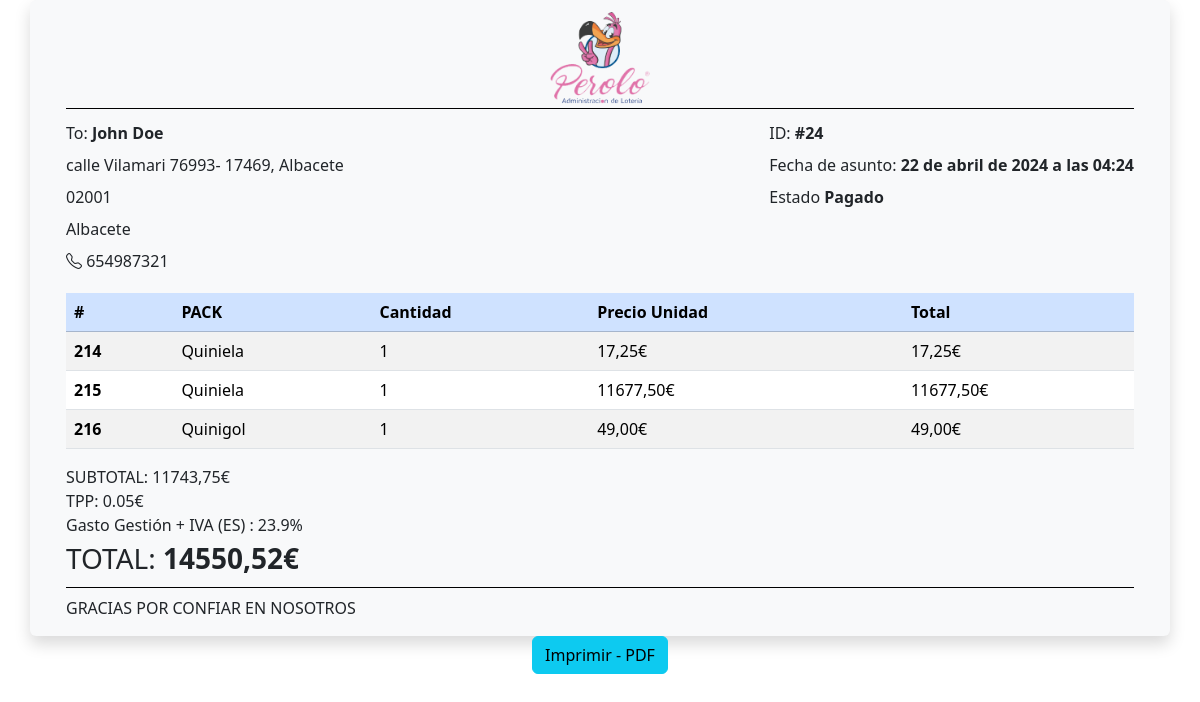
Page /loteriasperolo/ClienteFactura/24/ (signed in) on the committed database.
### apps/Global/models.py (models this page shows, shortened)
class LotteryAdministration(models.Model):
    nombreAdministración = models.OneToOneField(UsuarioAdminstracion, on_delete=models.CASCADE, primary_key=True)
    logo = models.ImageField(upload_to=user_directory_path,default='LotoFinder/static/imgs/logo.png', blank=True)
    imagen_cabecera = models.ImageField(upload_to=user_directory_path, null=True, blank=True)
    color_primario = models.CharField(max_length=7, default='#ffffff', null=False)
    color_footer = models.CharField(max_length=7, default='#000000', null=False)
    color_secundario = models.CharField(max_length=7, default='#000000', null=False)
    color_body = models.CharField(max_length=7, default='#fffff', null=False)
    direccion = models.CharField(max_length=200, null=True, blank=True)
    horario_apertura = models.TimeField(null=True, blank=True)
    horario_cierre = models.TimeField(null=True, blank=True)
    descripcion = models.TextField(null=True, blank=True)
    redes_sociales = models.JSONField(null=True, blank=True)  # Puedes ajustar según la estructura necesaria
    sitio_web = models.URLField(null=True, blank=True)
    otros_servicios = models.TextField(null=True, blank=True)
    activo = models.BooleanField(default=True)
    imagen_fondo = models.ImageField(upload_to='backgrounds/', null=True, blank=True)
    slogan = models.CharField(max_length=200, null=True, blank=True)
    promociones = models.TextField(null=True, blank=True)
    productos_destacados = models.TextField(null=True, blank=True)
    testimonios = models.TextField(null=True, blank=True)
    politicas_devolucion = models.TextField(null=True, blank=True)
    puntos_de_venta = models.TextField(null=True, blank=True)
    eventos_especiales = models.TextField(null=True, blank=True)
    partners = models.TextField(null=True, blank=True)
    ultima_actualizacion = models.DateTimeField(auto_now=True)
    rating = models.FloatField(null=True, blank=True)
    comentarios = models.TextField(null=True, blank=True)
    idioma_preferido = models.CharField(max_length=50, null=True, blank=True)
    moneda_preferida = models.CharField(max_length=50, null=True, blank=True)
    politicas_privacidad_resumen_title = models.TextField(null=True, blank=True)
    politicas_privacidad_title = models.TextField(null=True, blank=True)
    politicas_cookies_title = models.TextField(null=True, blank=True)
    politicas_privacidad_resumen = RichTextField(null=True, blank=True)
    politicas_privacidad = RichTextField(null=True, blank=True)
    politicas_cookies = RichTextField(null=True, blank=True)

class Order(models.Model):
    user = models.ForeignKey(Usuario, on_delete=models.CASCADE)
    administracion = models.ForeignKey(UsuarioAdminstracion, on_delete=models.CASCADE)
    paypalId = models.CharField(max_length=200, blank=True, null=True)
    productos = models.ManyToManyField(Product, blank=True)
    pack = models.ForeignKey(Pack, on_delete=models.CASCADE, null=True)
    creado = models.DateTimeField(auto_now_add=True)
    actualizado = models.DateTimeField(auto_now=True)
    total = models.DecimalField(max_digits=10, decimal_places=2)
    completado = models.BooleanField(default=False)
    correoCliente = models.EmailField('Email', max_length=254, blank=True, null=True)
    calle = models.CharField('Calle',max_length=50, blank = True, null = True, default='')
    ciudad = models.CharField('Ciudad',max_length=50, blank = True, null = True)
    cPostal = models.CharField('Código Postal',max_length=50, blank = True, null = True)
    provincia = models.CharField('Provincia', max_length=10, blank = True, null = True)
    nombre = models.CharField('Nombres', max_length=200, blank = True, null = True)
    apellidos = models.CharField('Apellidos', max_length=200,blank = True, null = True)
    validado = models.BooleanField(default=False)
    fechaCreacion = models.DateField(auto_now_add=True, blank = True)
    def calcular_total(self):
        total = 0
        for producto in self.productos.all():
            total += producto.precio
        if self.pack:
            total += self.pack.precio
        return total
    def obtener_productos(self):
        return self.productos.all()

class Usuario(AbstractBaseUser, PermissionsMixin):
    PROVINCIAS_ESPANA = [
        ('AL', 'Almería'),
        ('CA', 'Cádiz'),
        ('CO', 'Córdoba'),
        ('GR', 'Granada'),
        ('HU', 'Huelva'),
        ('JA', 'Jaén'),
        ('MA', 'Málaga'),
        ('SE', 'Sevilla'),
        ('AB', 'Albacete'),
        ('CR', 'Ciudad Real'),
        ('CU', 'Cuenca'),
        ('GU', 'Guadalajara'),
        ('TO', 'Toledo'),
        ('AV', 'Ávila'),
        ('BU', 'Burgos'),
        ('LE', 'León'),
        ('P', 'Palencia'),
        ('SA', 'Salamanca'),
        ('SG', 'Segovia'),
        ('SO', 'Soria'),
        ('VA', 'Valladolid'),
        ('ZA', 'Zamora'),
        ('HU', 'Huesca'),
        ('TE', 'Teruel'),
        ('Z', 'Zaragoza'),
        ('O', 'Asturias'),
        ('C', 'Cantabria'),
        ('VI', 'Álava'),
        ('BI', 'Bizkaia'),
        ('SS', 'Gipuzkoa'),
        ('C', 'A Coruña'),
        ('LU', 'Lugo'),
        ('OU', 'Ourense'),
        ('PO', 'Pontevedra'),
        ('BA', 'Badajoz'),
        ('CC', 'Cáceres'),
        ('TF', 'Santa Cruz de Tenerife'),
        ('GC', 'Las Palmas'),
        ('CE', 'Ceuta'),
        ('ML', 'Melilla'),
        ('MU', 'Murcia'),
        ('MD', 'Madrid'),
        ('LO', 'La Rioja'),
        ('H', 'Huesca'),
        ('AS', 'Asturias'),
        ('S', 'Cantabria'),
        ('ZA', 'Zaragoza'),
        ('NA', 'Navarra'),
        ('PV', 'País Vasco')
    ]
    email = models.EmailField('Email', max_length=254,unique=True)
    paypalMail = models.EmailField('paypalMail', max_length=254, null = True, blank=True)
    username = models.CharField('Usuario',max_length=100, unique=True)
    dni = models.CharField('DNI',max_length=50, blank = True, null = True)
    calle = models.CharField('Calle',max_length=50, blank = True, null = True, default='')
    ciudad = models.CharField('Ciudad',max_length=50, blank = True, null = True)
    cPostal = models.CharField('Código Postal',max_length=50, blank = True, null = True)
    provincia = models.CharField('Provincia', max_length=10, choices=PROVINCIAS_ESPANA, blank = True, null = True)
    nombre = models.CharField('Nombre', max_length=200, blank = True, null = True)
    apellidos = models.CharField('Apellidos', max_length=200,blank = True, null = True)
    imagen = models.ImageField('Imagen de Perfil', upload_to='perfil/', max_length=200,blank = True,null = True)
    is_active = models.BooleanField(default=True)
    is_staff= models.BooleanField(default=False)
    is_superuser = models.BooleanField(default=False)
    is_administracion = models.BooleanField(default=False)
    starter = models.BooleanField(default=False)
    is_nomalUser = models.BooleanField(default=False)
    telefono = models.IntegerField('Telefono (+34)',unique=True, blank = True, null = True)
    objects = BaseUsuarioManager()
    date_joined = models.DateField(auto_now_add=True)
    USERNAME_FIELD = 'username'
    REQUIRED_FIELDS = ['email', 'telefono']

class Product(models.Model):
    LOTERIA_NACIONAL_J = 'Loteria Nacional Jueves'
    LOTERIA_NACIONAL_S = 'Loteria Nacional Sábado'
    LOTERIA_NACIONAL = 'Loteria Nacional'
    LOTERIA_NINO = 'Loteria Niño'
    LOTERIA_NAVIDAD = 'Loteria Navidad'
    QUINIGOL = 'Quinigol'
    QUINIELA = 'Quiniela'
    BONOLOTO = 'Bonoloto'
    EUROMILLON = 'Euromillón'
    EURODREAMS = 'Eurodreams'
    PRIMITIVA = 'Primitiva'
    EL_GORDO = 'El Gordo'
    GAME_CHOICES = [
        (LOTERIA_NACIONAL_S, 'Lotería Nacional Sábado'),
        (LOTERIA_NACIONAL_J, 'Lotería Nacional Jueves'),
        (LOTERIA_NACIONAL, 'Lotería Nacional'),
        (LOTERIA_NINO, 'Loteria Niño'),
        (LOTERIA_NAVIDAD, 'Loteria Navidad'),
        (QUINIGOL, 'Quinigol'),
        (QUINIELA, 'Quiniela'),
        (BONOLOTO, 'Bonoloto'),
        (EUROMILLON, 'Euromillón'),
        (EURODREAMS, 'Eurodreams'),
        (PRIMITIVA, 'Primitiva'),
        (EL_GORDO, 'El Gordo'),
    ]
    administracion = models.ForeignKey(UsuarioAdminstracion, on_delete=models.CASCADE)
    categoria = models.ForeignKey(Category, related_name='productos', on_delete=models.CASCADE)
    nombre = models.CharField(max_length=200, db_index=True)
    juego = models.CharField(max_length=50, choices=GAME_CHOICES)
    slug = models.SlugField(max_length=200, db_index=True)
    imagen = models.ImageField(upload_to='productos/%Y/%m/%d', blank=True)
    fecha_sorteo = models.DateField(verbose_name='Fecha del Sorteo', blank=True, null=True)
    cantidad = models.IntegerField(default=1, validators=[MinValueValidator(0)])
    descripcion = models.TextField(blank=True)
    precio = models.DecimalField(max_digits=10, decimal_places=2)
    disponibilidad = models.BooleanField(default=True)
    creado = models.DateTimeField(auto_now_add=True)
    codigovalidez = models.CharField(blank=True,max_length=200)
    actualizado = models.DateTimeField(auto_now=True)
    class Meta:
        ordering = ('nombre',)
        index_together = (('id', 'slug'),)

### apps/Cliente/views.py (the view)
# urls.py: path('ClienteFactura/<int:order_id>/', ClienteFactura.as_view(), name = "ClienteFactura"),
class ClienteFactura(View):
    def dispatch(self, request, *args, **kwargs):
        self.nombre_administracion = kwargs.get('nombre_administracion')
        administracion_existente = UsuarioAdminstracion.objects.filter(nombre_administracion=self.nombre_administracion).exists()
        administracion = get_object_or_404(LotteryAdministration, nombreAdministración__nombre_administracion=self.nombre_administracion)
        self.administracion = administracion
        if not administracion_existente:
            return HttpResponseNotFound('Administración no encontrada')
        if not request.user.is_authenticated:
            return redirect('Cliente:loginCliente', nombre_administracion= self.nombre_administracion)
        return super().dispatch(request, *args, **kwargs)
    def get(self, request, *args, **kwargs):
        nombre_administracion = kwargs.get('nombre_administracion')
        ordern = get_object_or_404(Order, id=kwargs.get('order_id'))
        productos = ordern.obtener_productos()
        return render(request, "Cliente/factura.html", {'administracion': self.administracion, 'orderProducts': productos, 'nombre_administracion': nombre_administracion, 'order':ordern, 'user':request.user})

### templates/Cliente/factura.html (shortened to what this page needs)
{% load static %}
    <link rel="stylesheet" href="https://cdn.jsdelivr.net/npm/bootstrap-icons@1.11.3/font/bootstrap-icons.min.css"/>
    <link href="https://cdn.jsdelivr.net/npm/bootstrap@5.3.2/dist/css/bootstrap.min.css" rel="stylesheet"/>
    <link rel="stylesheet" href="{% static 'Administracion/css/admProductList.css' %}">
<div class="d-flex justify-content-center align-items-center">
<div id="contentToPrint" class="container-sm m-auto bg-light pt-2 rounded shadow mx-sm-4" >
    <div class="flex-item f-jc-c logo-contain" style="height: 100px;">
        <div class="d-flex justify-content-center align-items-center">
            <img src="{{ administracion.logo.url }}" alt="" srcset="" style="height: 100px;">
        </div>
    </div>
    <div class="border-1 border-bottom border-black mx-4"></div>
    <div class="mx-4">
        <div class="d-flex justify-content-between align-content-sm-center pt-3">
            <div class="col-sm-6 lh-1">
                <p>To: <span class="fw-bold text-capitalize">{{order.nombre}} {{order.apellidos}}</span></p>
                <p>{{order.calle}}, {{order.ciudad}}</p>
                <p>{{order.cPostal}}</p>
                <p>{{order.provincia}}</p>
                <p><i class="bi bi-telephone"></i> {{user.telefono}}</p>
            </div>
            <div class="lh-1">
                <p class="d-block">ID: <span class="fw-bolder">#{{order.id}}</span></p>
                <p class="d-block">Fecha de asunto: <span class="fw-bolder">{{order.actualizado}}</span></p>
                <p class="d-block">Estado <span class="fw-bolder">{% if order.completado == True %}Pagado{% else %}No pagado{% endif %}</span></p>
            </div>
        </div>
        <table class="table table-striped  mt-2">
            <thead class="table-primary">
              <tr>
                <th scope="col ">#</th>
                <th scope="col">PACK</th>
                <th scope="col">Cantidad</th>
                <th scope="col">Precio Unidad</th>
                <th scope="col">Total</th>
              </tr>
            </thead>
            <tbody>
                {% for producto in orderProducts %}
                  <tr>
                    <th scope="row">{{ producto.id }}</th>
                    <td>{{ producto.juego }}</td>
                    <td>1</td>
                    <td>{{ producto.precio }}€</td>
                    <td>{{ producto.precio }}€</td>
                  </tr>
                {% endfor %}
            </tbody>
          </table>
          <div>
            <span>
                SUBTOTAL: {{ order.calcular_total }}€<br>
                TPP: 0.05€<br>
                Gasto Gestión + IVA (ES) : 23.9%<br>
                <span class="fw-normal fs-3">TOTAL: </span><span class="fw-bolder fs-3">{{ order.total }}€</span> <br>
            </span>
          </div>
    </div>
    <div class="border-1 border-bottom border-black mx-4 my-2"></div>
    <div class="w-100 mx-4 pb-3"><span>GRACIAS POR CONFIAR EN NOSOTROS</span></div>
</div>
</div>
<div id="buttons" class="d-flex justify-content-center align-items-center">
    <a id="printButton" stype="button" class="btn btn-info mx-2">Imprimir - PDF</a>
</div>

### rows in the picture
LotteryAdministration: logo (picture)
Order: nombre "John", apellidos "Doe", calle "calle Vilamari 76993- 17469", ciudad "Albacete", cPostal "02001", provincia "Albacete", id "24", actualizado "22 de abril de 2024 a las 04:24", calcular_total "11743,75", total "14550,52"
Usuario: telefono "654987321"
Product: id "214", juego "Quiniela", precio "17,25"
Product: id "215", juego "Quiniela", precio "11677,50"
Product: id "216", juego "Quinigol", precio "49,00"
